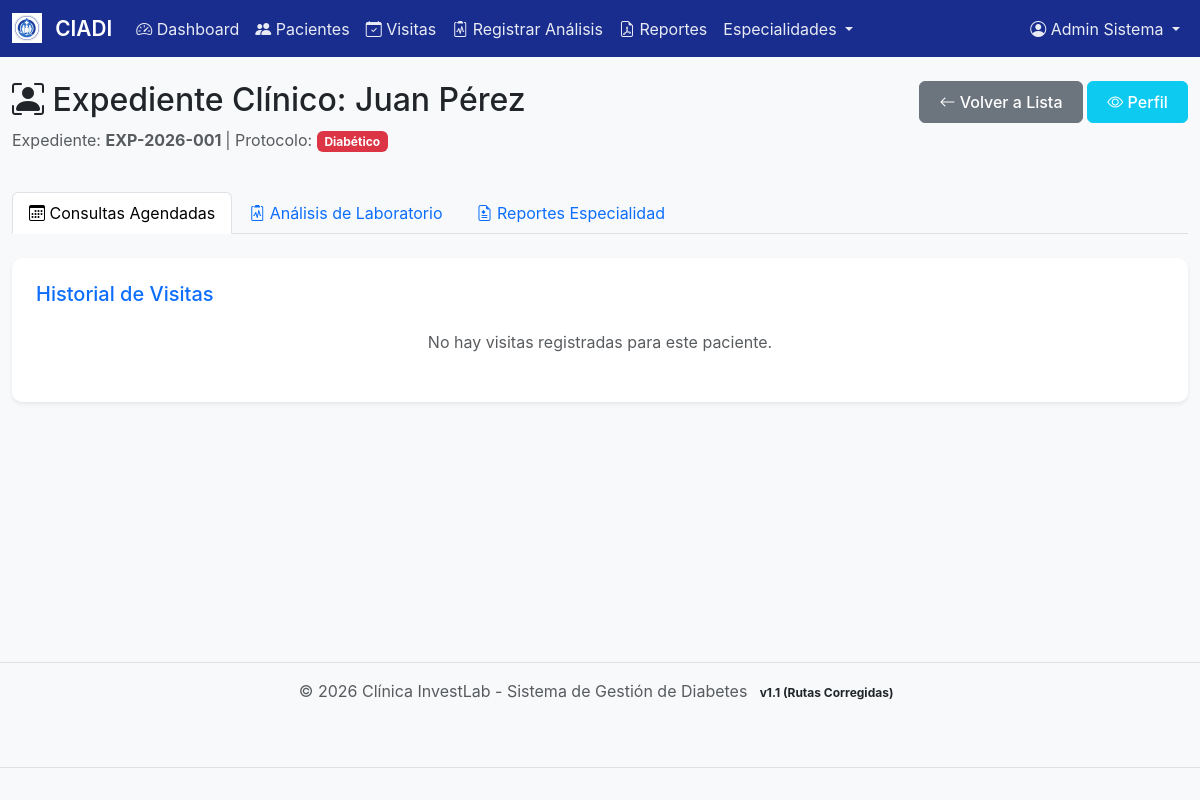
/app/views/pacientes/historial.php?id=1 (signed in), run on the app's committed database.
### tables this page shows
CREATE TABLE IF NOT EXISTS pacientes (
  id_paciente int(11) NOT NULL AUTO_INCREMENT,
  numero_expediente varchar(50) NOT NULL UNIQUE,
  nombre varchar(100) NOT NULL,
  apellido_paterno varchar(100) NOT NULL,
  apellido_materno varchar(100) DEFAULT NULL,
  fecha_nacimiento date NOT NULL,
  edad int(11) DEFAULT NULL,
  sexo enum('M','F') NOT NULL,
  telefono varchar(20) DEFAULT NULL,
  email varchar(150) DEFAULT NULL,
  direccion text DEFAULT NULL,
  ciudad varchar(100) DEFAULT NULL,
  estado varchar(100) DEFAULT NULL,
  codigo_postal varchar(10) DEFAULT NULL,
  tipo_sangre varchar(20) DEFAULT NULL,
  alergias text DEFAULT NULL,
  protocolo enum('Diabético','Prediabético') DEFAULT 'Diabético',
  nombre_emergencia varchar(255) DEFAULT NULL,
  telefono_emergencia varchar(50) DEFAULT NULL,
  parentesco_emergencia varchar(100) DEFAULT NULL,
  activo tinyint(1) DEFAULT 1,
  created_at timestamp NOT NULL DEFAULT current_timestamp(),
  updated_at timestamp NOT NULL DEFAULT current_timestamp() ON UPDATE current_timestamp(),
  created_by int(11) DEFAULT NULL,
  PRIMARY KEY (id_paciente),
  INDEX idx_expediente (numero_expediente),
  INDEX idx_protocolo (protocolo)
);

### app/models/Paciente.php (called while the page is built, shortened)
<?php
class Paciente
{
    private $conn;
    private $table_name = "pacientes";
    public function __construct($db)
    {
        $this->conn = $db;
    }
    public function obtenerPorId($id)
    {
        $query = "SELECT * FROM " . $this->table_name . " WHERE id_paciente = :id AND activo = 1";
        $stmt = $this->conn->prepare($query);
        $stmt->bindParam(':id', $id, PDO::PARAM_INT);
        $stmt->execute();
        return $stmt->fetch(PDO::FETCH_ASSOC);
    }
}

### app/models/Visita.php (called while the page is built, shortened)
<?php
class Visita
{
    private $conn;
    private $table_name = "visitas";
    public function __construct($db)
    {
        $this->conn = $db;
    }
    public function obtenerPorPaciente($id_paciente)
    {
        $query = "SELECT v.*, CONCAT(u.nombre, ' ', u.apellido_paterno) as doctor_nombre
                  FROM " . $this->table_name . " v
                  JOIN usuarios u ON v.id_doctor = u.id_usuario
                  WHERE v.id_paciente = :id_paciente
                  ORDER BY v.fecha_visita DESC";
        $stmt = $this->conn->prepare($query);
        $stmt->bindParam(':id_paciente', $id_paciente, PDO::PARAM_INT);
        $stmt->execute();
        return $stmt->fetchAll(PDO::FETCH_ASSOC);
    }
}

### app/views/pacientes/historial.php (the view, shortened to what this page needs)
<?php
require_once '../../models/Paciente.php';
require_once '../../models/Visita.php';
$id_paciente = (int) $_GET['id'];
$database = new Database();
$db = $database->getConnection();
$paciente_model = new Paciente($db);
$visita_model = new Visita($db);
$paciente = $paciente_model->obtenerPorId($id_paciente);
$visitas = $visita_model->obtenerPorPaciente($id_paciente);
include '../../includes/header.php';
?>
<div class="row mb-4">
    <div class="col-md-8">
        <h2><i class="bi bi-person-bounding-box"></i> Expediente Clínico:
            <?= htmlspecialchars($paciente['nombre'] . ' ' . $paciente['apellido_paterno']) ?>
        </h2>
        <p class="text-muted">Expediente: <strong>
                <?= htmlspecialchars($paciente['numero_expediente']) ?>
            </strong> | Protocolo:
            <?php if (($paciente['protocolo'] ?? 'Diabético') === 'Diabético'): ?>
                <span class="badge bg-danger">Diabético</span>
            <?php else: ?>
                <span class="badge bg-warning text-dark">Prediabético</span>
            <?php endif; ?>
        </p>
    </div>
    <div class="col-md-4 text-end">
        <a href="lista.php" class="btn btn-secondary"><i class="bi bi-arrow-left"></i> Volver a Lista</a>
        <a href="detalle.php?id=<?= $id_paciente ?>" class="btn btn-info text-white"><i class="bi bi-eye"></i>
            Perfil</a>
    </div>
</div>
<div class="row">
    <div class="col-md-12">
        <ul class="nav nav-tabs mb-4" id="expedienteTabs" role="tablist">
            <li class="nav-item">
                <button class="nav-link active" id="visitas-tab" data-bs-toggle="tab" data-bs-target="#visitas"
                    type="button"><i class="bi bi-calendar3"></i> Consultas Agendadas</button>
            </li>
            <li class="nav-item">
                <button class="nav-link" id="analisis-tab" data-bs-toggle="tab" data-bs-target="#analisis"
                    type="button"><i class="bi bi-clipboard2-pulse"></i> Análisis de Laboratorio</button>
            </li>
            <li class="nav-item">
                <button class="nav-link" id="reportes-tab" data-bs-toggle="tab" data-bs-target="#reportes"
                    type="button"><i class="bi bi-file-earmark-medical"></i> Reportes Especialidad</button>
            </li>
        </ul>
        <div class="tab-content card p-4 shadow-sm" id="expedienteTabsContent">
            <div class="tab-pane fade show active" id="visitas" role="tabpanel">
                <h5 class="mb-3 text-primary">Historial de Visitas</h5>
                <?php if (count($visitas) > 0): ?>
                    <div class="table-responsive">
                        <table class="table table-hover">
                            <thead class="table-light">
                                <tr>
                                    <th>Fecha y Hora</th>
                                    <th>Tipo</th>
                                    <th>Estatus</th>
                                    <th>Doctor</th>
                                    <th>Acciones</th>
                                </tr>
                            </thead>
                            <tbody>
                                <?php foreach ($visitas as $v): ?>
                                    <tr>
                                        <td>
                                            <?= date('d/m/Y H:i', strtotime($v['fecha_visita'])) ?>
                                        </td>
                                        <td>
                                            <?= htmlspecialchars($v['tipo_visita']) ?>
                                        </td>
                                        <td><span
                                                class="badge bg-<?= ($v['estatus'] == 'Completada' ? 'success' : ($v['estatus'] == 'Cancelada' ? 'danger' : 'primary')) ?>">
                                                <?= htmlspecialchars($v['estatus']) ?>
                                            </span></td>
                                        <td>
                                            <?= htmlspecialchars($v['doctor_nombre']) ?>
                                        </td>
                                        <td>
                                            <a href="../visitas/lista.php" class="btn btn-sm btn-outline-secondary">Ver en
                                                Lista</a>
                                        </td>
                                    </tr>
                                <?php endforeach; ?>
                            </tbody>
                        </table>
                    </div>
                <?php else: ?>
                    <p class="text-center text-muted my-4">No hay visitas registradas para este paciente.</p>
                <?php endif; ?>
            </div>
        </div>
    </div>
</div>
<?php include '../../includes/footer.php'; ?>

### app/assets/css/custom.css (style rules this page uses)
:root { --primary-color: #192d8e; --secondary-color: #0d6efd; --success-color: #198754; --warning-color: #ffc107; --danger-color: #dc3545; --info-color: #0dcaf0; --light-bg: #f8f9fa; --dark-text: #212529; }
body { font-family: -apple-system, BlinkMacSystemFont, "Segoe UI", Roboto, "Helvetica Neue", Arial, sans-serif; background-color: var(--light-bg); min-height: 100vh; display: flex; flex-direction: column; }
.card { border: none; border-radius: 10px; box-shadow: 0 1px 3px rgba(0, 0, 0, 0.08); transition: transform 0.3s ease, box-shadow 0.3s ease; }
.btn { border-radius: 6px; padding: 0.5rem 1.2rem; font-weight: 500; transition: all 0.3s ease; }
.fade-in { animation: fadeIn 0.5s ease-in-out; }

### data on the page
pacientes: nombre+apellido_paterno "Juan Pérez", numero_expediente "EXP-2026-001"

### other printed values
$usuario_nombre "Admin Sistema"
